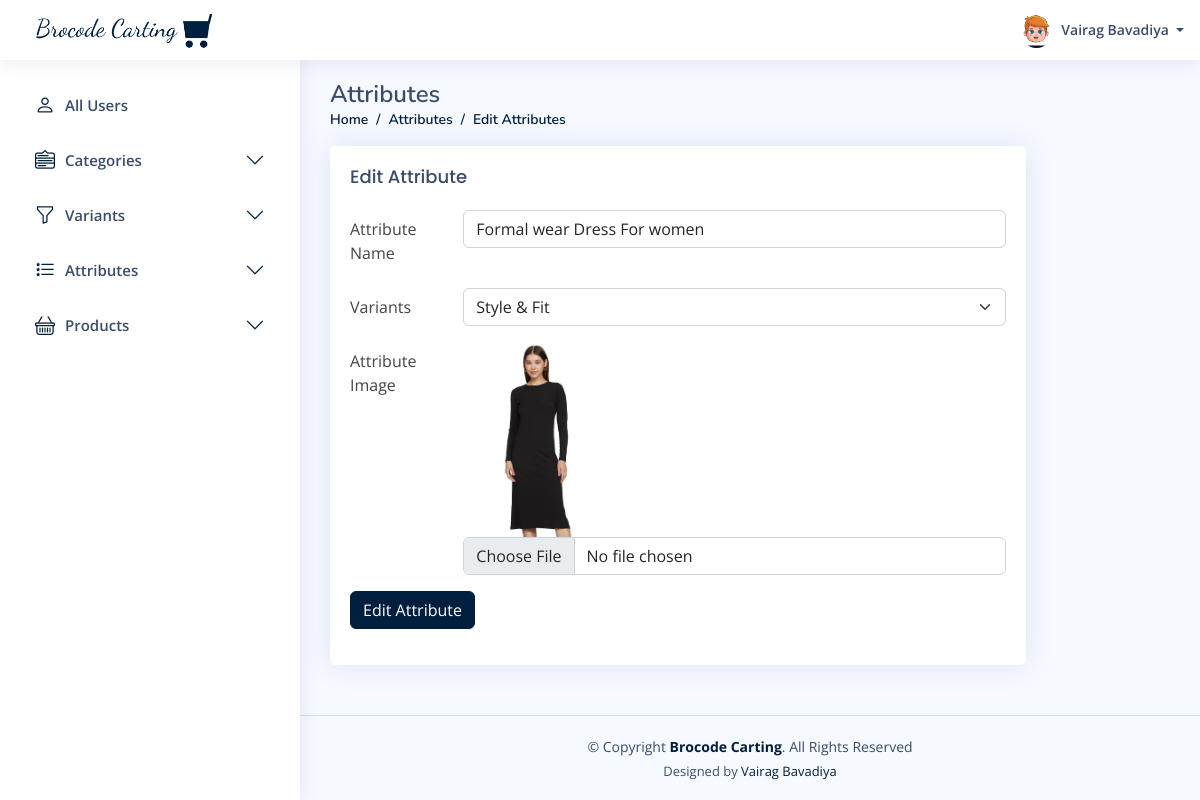
The page /admin/attributes/edit.php?id=32 (signed in) on the database as committed earlier.
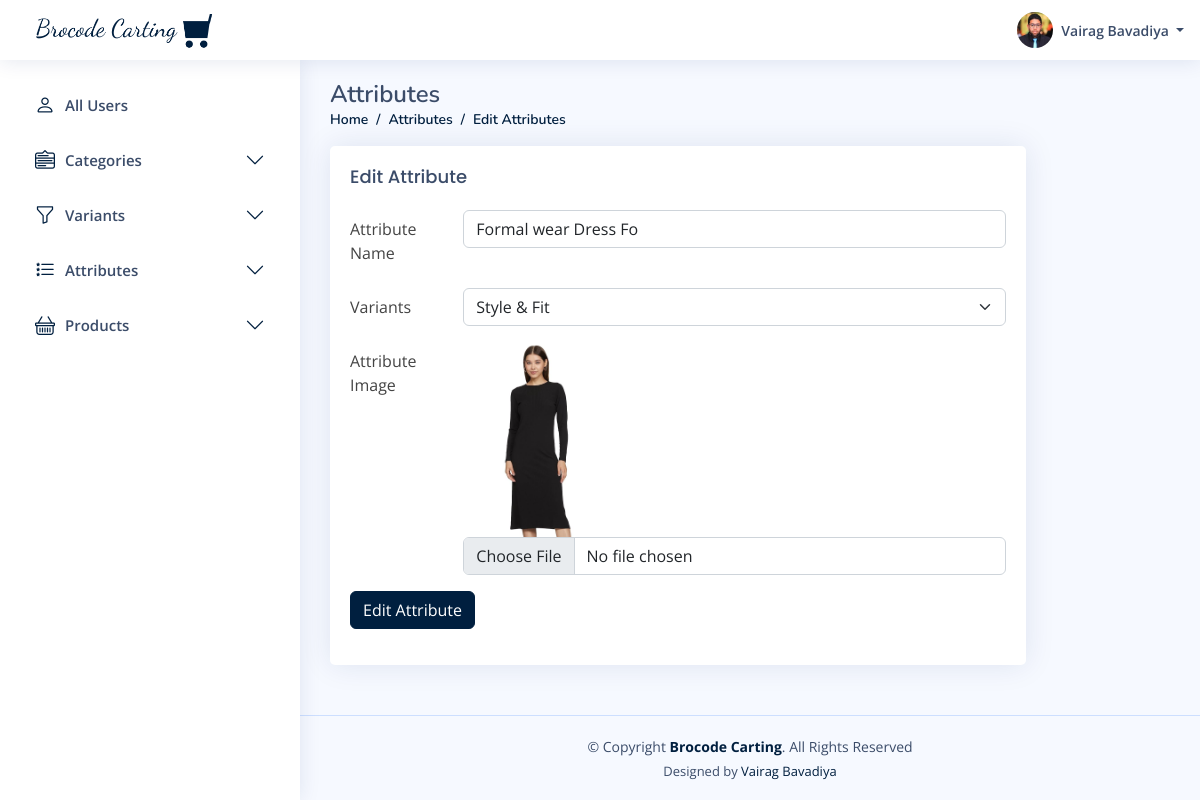
The same page on the database as committed later.
### tables this page shows
CREATE TABLE `users` (
  `id` int(20) NOT NULL,
  `u_name` varchar(50) NOT NULL,
  `email` varchar(50) NOT NULL,
  `phone_no` varchar(10) NOT NULL,
  `password` varchar(10) NOT NULL,
  `u_type_id` int(20) NOT NULL,
  `u_profile` varchar(200) NOT NULL,
  `created_at` datetime NOT NULL,
  `updated_at` datetime NOT NULL,
  `created_by` int(20) DEFAULT NULL,
  `updated_by` int(20) DEFAULT NULL,
  `is_active` tinyint(1) NOT NULL
);

CREATE TABLE `attribute` (
  `id` int(20) NOT NULL,
  `variants_id` int(20) NOT NULL,
  `attribute_name` varchar(50) NOT NULL,
  `attribute_image` varchar(150) DEFAULT NULL,
  `created_by` int(20) DEFAULT NULL,
  `updated_by` int(11) DEFAULT NULL,
  `created_at` datetime DEFAULT NULL,
  `updated_at` datetime DEFAULT NULL,
  `is_active` tinyint(1) NOT NULL
);

CREATE TABLE `variants` (
  `id` int(20) NOT NULL,
  `var_name` varchar(50) NOT NULL,
  `created_at` datetime DEFAULT NULL,
  `updated_at` datetime DEFAULT NULL,
  `created_by` int(20) DEFAULT NULL,
  `updated_by` int(20) DEFAULT NULL,
  `is_active` tinyint(1) NOT NULL
);

### admin/attributes/edit.php (the view, shortened to what the changed rows need)
<?php require("../config.php");
include("../header.php");
$id = $_GET['id'];
$sql = "SELECT * FROM attribute where id = " . $id;
$result = $conn->query($sql);
$row = mysqli_fetch_assoc($result);
?>
<main id="main" class="main">
    <div class="pagetitle">
        <h1>Attributes</h1>
    </div>
    <section class="section">
        <div class="row">
            <div class="col-lg-10">
                <div class="card">
                    <div class="card-body">
                        <form method="post" enctype="multipart/form-data">
                            <div class="row mb-3">
                                <div class="col-sm-10">
                                    <input type="text" name="attribute_name" value="<?php echo $row['attribute_name']; ?>" class="form-control" required />
                                </div>
                            </div>
                            <div class="row mb-3">
                                <div class="col-sm-10">
                                    <select class="form-select" name="variants" id="variants">
                                        <?php
                                        $query = "SELECT *  from variants";
                                        if ($var_result = $conn->query($query)) {
                                            while ($var_row = $var_result->fetch_assoc()) {
                                        ?>
                                                <option value="<?php echo $var_row['id']; ?>" <?php if ($var_row['id'] == $row['variants_id']) echo "selected"; ?>><?php echo $var_row['var_name']; ?></option>
                                        <?php
                                            }
                                        }
                                        ?>
                                    </select>
                                </div>
                            </div>
                            <div class="row mb-3">
                                <div class="col-sm-10">
                                    <?php
                                    if (!is_null($row['attribute_image'])) {
                                    ?>
                                        <img width="150px" src="<?php echo $row['attribute_image']; ?>">
                                    <?php
                                    }
                                    ?>
                                    <input class="form-control" name="file_upload" type="file" id="formFile" />
                                </div>
                            </div>
                        </form>
                    </div>
                </div>
            </div>
        </div>
    </section>
</main>
<?php include("../footer.php"); ?>

### admin/header.php (shortened to what the changed rows need)
<?php
require("config.php");
?>
<!DOCTYPE html>
<html lang="en">
<head>
    <link rel="stylesheet" href="https://cdnjs.cloudflare.com/ajax/libs/font-awesome/4.7.0/css/font-awesome.min.css">
    <link href="/e-commerce/admin/assets/vendor/bootstrap/css/bootstrap.min.css" rel="stylesheet">
    <link href="/e-commerce/admin/assets/vendor/bootstrap-icons/bootstrap-icons.css" rel="stylesheet">
    <link href="/e-commerce/admin/assets/vendor/boxicons/css/boxicons.min.css" rel="stylesheet">
    <link href="/e-commerce/admin/assets/vendor/quill/quill.snow.css" rel="stylesheet">
    <link href="/e-commerce/admin/assets/vendor/quill/quill.bubble.css" rel="stylesheet">
    <link href="/e-commerce/admin/assets/vendor/remixicon/remixicon.css" rel="stylesheet">
    <link href="/e-commerce/admin/assets/vendor/simple-datatables/style.css" rel="stylesheet">
    <link href="/e-commerce/admin/assets/css/style.css" rel="stylesheet">
</head>
<body>
    <header id="header" class="header fixed-top d-flex align-items-center">
        <nav class="header-nav ms-auto">
            <ul class="d-flex align-items-center">
                <li class="nav-item dropdown pe-3">
                    <a class="nav-link nav-profile d-flex align-items-center pe-0" href="#" data-bs-toggle="dropdown">
                        <?php
                        $sql = "SELECT u.id,u.u_name,u.email,u.phone_no,u.u_profile,u.is_active,ut.type_name FROM users as u,user_type as ut where u.id = " . $_SESSION['id'];
                        $result = $conn->query($sql);
                        $row = mysqli_fetch_assoc($result);
                        ?>
                        <?php if ($row['u_profile']) : ?>
                            <img src="/e-commerce/admin/<?php echo $row['u_profile']; ?>" alt="Profile" class="rounded-circle">
                            <?php else: ?>
                            <img src="/e-commerce/admin/user_images/default.avif" alt="" width="35" height="35" class="rounded-circle">
                        <?php endif; ?>
                        <span class="d-none d-md-block dropdown-toggle ps-2">
                            <?php echo $row['u_name']; ?> </span>
                    </a>
                </li>
            </ul>
        </nav>
    </header>

Rows that differ between the two databases and show on the page:
changed users "Vairag Bavadiya": u_profile: picture removed, a placeholder shows
changed attribute "Style & Fit": attribute_name "Formal wear Dress For women" → "Formal wear Dress Fo"
